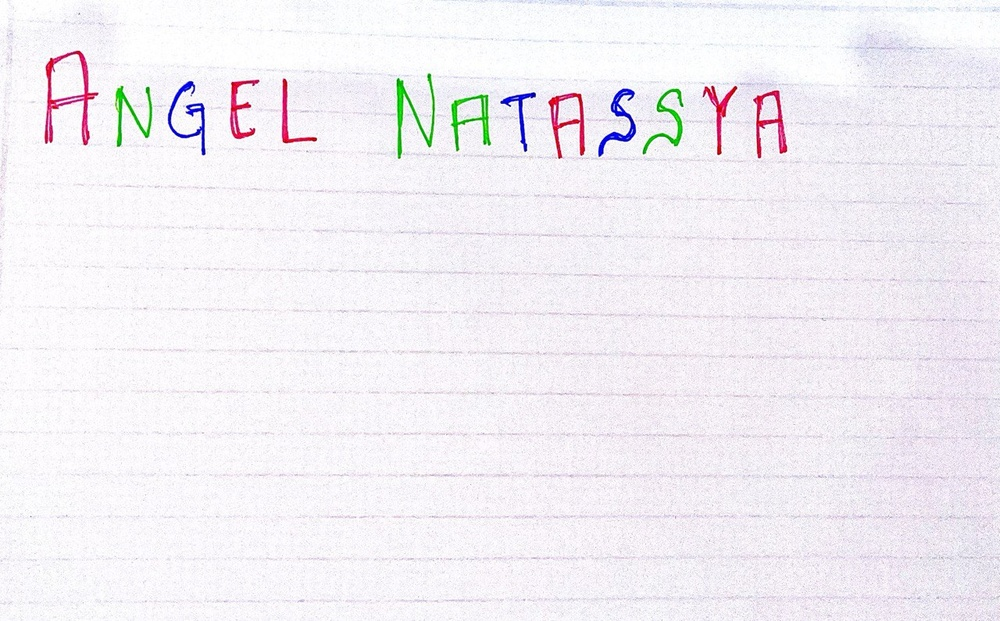
#> input picture nm.jpg, 1000 x 621 px, shrunk from 1280 x 795 before the run
$ jupyter execute --allow-errors UTS_PCD.ipynb
#> lines starting #> are read from the running program, lines starting #| are printed output that depends on the picture; after the words box and inside, x2 and y2 are one past the last pixel; in counts of white or black regions, pixels touching at a corner belong together
[cell 1]
import cv2
import matplotlib.pyplot as plt
import numpy as np

[cell 2]
img=cv2.imread('nm.jpg')
#> img is the input picture: shape (621, 1000, 3); mean B, G, R 244.1, 238.7, 242.1

[cell 3]
hsv_img = cv2.cvtColor(img, cv2.COLOR_BGR2HSV)
#> hsv_img: shape (621, 1000, 3); mean H, S, V 130.1, 8.6, 245.6

Deteksi Blue

[cell 4]
lower_blue = np.array([90, 50, 50])
upper_blue = np.array([130, 255, 255])

[cell 5]
mask = cv2.inRange(hsv_img, lower_blue, upper_blue)
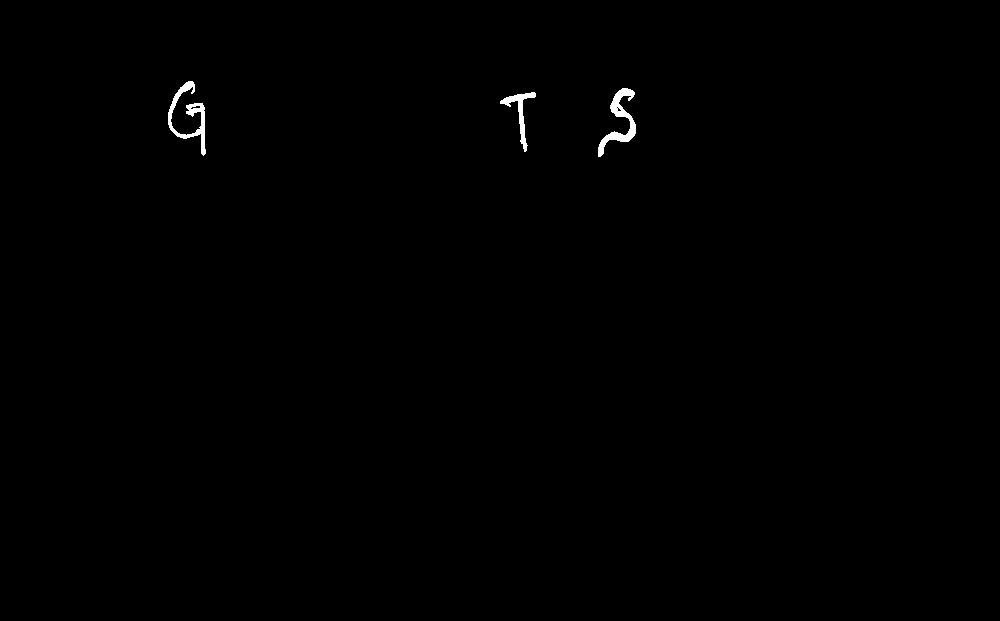
#> mask: shape (621, 1000); 0.32% white; 3 white regions, box (x1, y1, x2, y2) and area: (598, 88, 636, 157) 785, (168, 81, 206, 156) 769, (500, 92, 536, 152) 463

[cell 6]
plt.figure(figsize=(12, 6))
plt.subplot(2, 2, 1)
plt.imshow(cv2.cvtColor(img, cv2.COLOR_BGR2RGB))
plt.title('Gambar Asli')

plt.subplot(2, 2, 2)
plt.hist(img.ravel(), 256, [0, 256])
plt.title('Histogram Gambar Asli')
plt.subplot(2, 2, 3)
#> (the rest of this cell did not finish here and is left out)

Deteksi Red

[cell 7]
import cv2
import numpy as np
import matplotlib.pyplot as plt

[cell 8]
img=cv2.imread('nm.jpg')

[cell 9]
hsv_img = cv2.cvtColor(img, cv2.COLOR_BGR2HSV)

[cell 10]
lower_red = np.array([0, 100, 100])
upper_red = np.array([10, 255, 255])
mask1 = cv2.inRange(hsv_img, lower_red, upper_red)
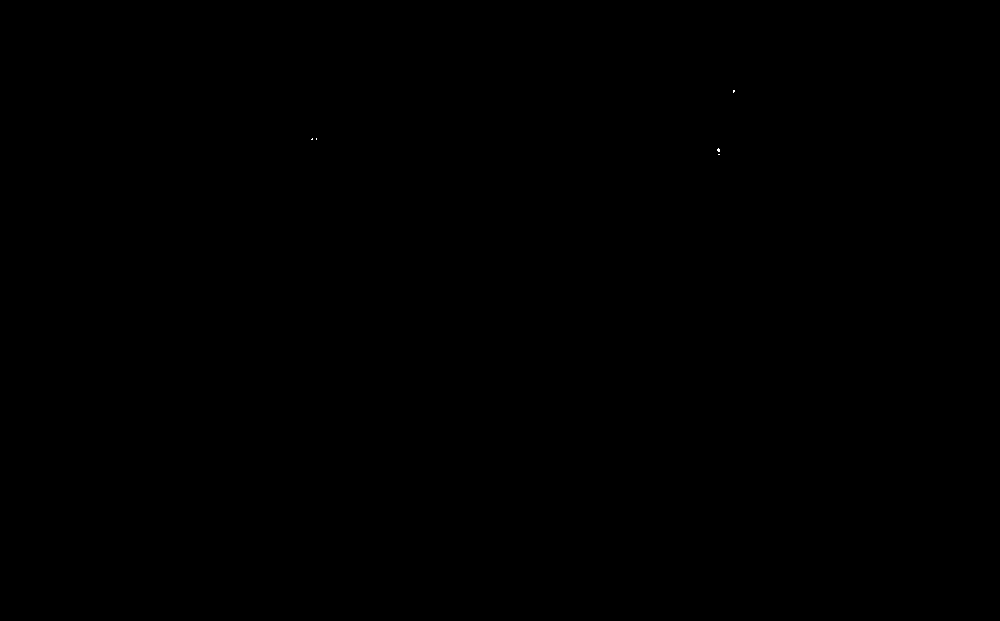
#> mask1: shape (621, 1000); 0% white in thin lines or dots, all inside (x1, y1, x2, y2) = (311, 90, 735, 155)

lower_red = np.array([160, 100, 100])
upper_red = np.array([179, 255, 255])
mask2 = cv2.inRange(hsv_img, lower_red, upper_red)
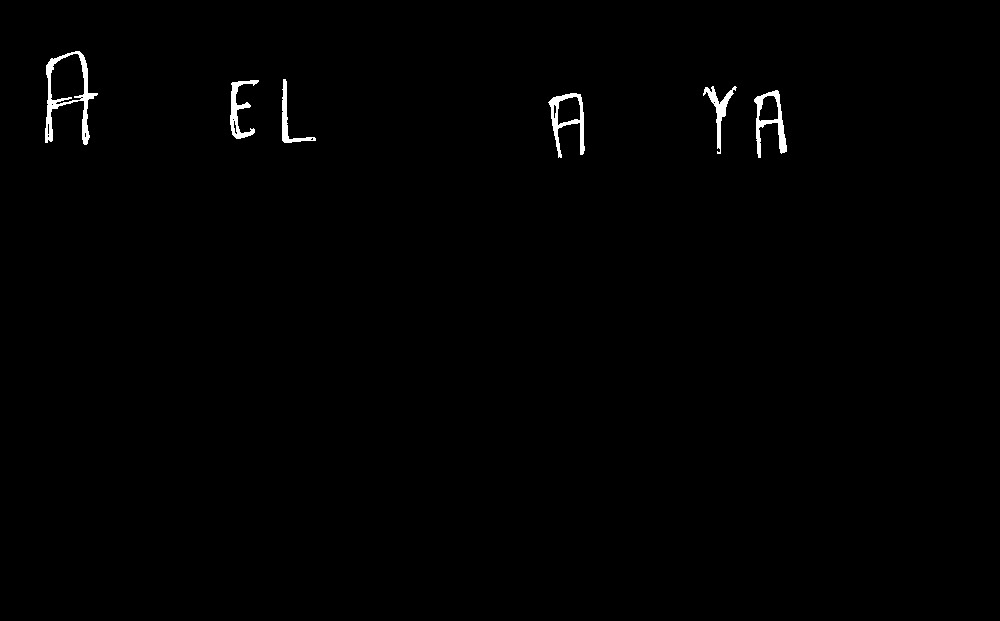
#> mask2: shape (621, 1000); 0.68% white; 6 white regions, box (x1, y1, x2, y2) and area: (45, 51, 98, 145) 1190, (548, 93, 585, 158) 739, (754, 90, 787, 158) 735, (230, 80, 259, 139) 581, (703, 86, 737, 154) 525, (282, 79, 316, 143) 423

red_mask = mask1 + mask2
#> red_mask: shape (621, 1000); 0.68% white; 6 white regions, box (x1, y1, x2, y2) and area: (45, 51, 98, 145) 1190, (548, 93, 585, 158) 739, (754, 90, 787, 158) 735, (230, 80, 259, 139) 581, (703, 86, 737, 155) 541, (282, 79, 317, 143) 428

[cell 11]
plt.figure(figsize=(12, 6))
plt.subplot(2, 2, 1)
plt.imshow(cv2.cvtColor(img, cv2.COLOR_BGR2RGB))
plt.title('Gambar Asli')

plt.subplot(2, 2, 2)
plt.hist(img.ravel(), 256, [0, 256])
plt.title('Histogram Gambar Asli')
fig, axs = plt.subplots(1, 2, figsize=(12, 6))

axs[0].imshow(red_mask, cmap='gray')
axs[0].set_title('Deteksi Warna Merah')

red_hist = cv2.calcHist([img], [0], red_mask, [256], [0, 256])
#> red_hist = 256 values, max 54 at index 69, min 0 at index 0, mean 16.46
axs[1].plot(red_hist, color='r')
axs[1].set_title('Histogram Deteksi Warna Merah')

plt.show()
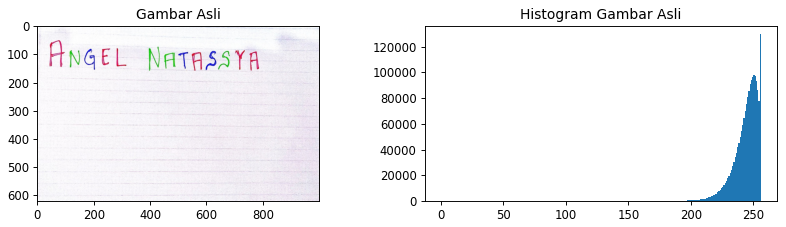
#> figure drawn by matplotlib, 2 panels; panel 2: tallest bar 129549 high, from x = 255 to 256
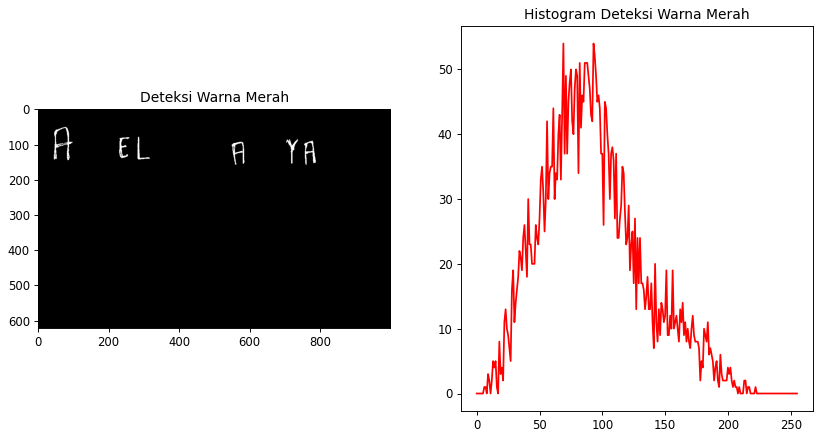
#> figure drawn by matplotlib, 2 panels; panel 2: curve peaks at x = 69, y = 54

Deteksi Hijau

[cell 12]
import cv2
import numpy as np
import matplotlib.pyplot as plt

[cell 13]
img=cv2.imread('nm.jpg')

[cell 14]
hsv_img = cv2.cvtColor(img, cv2.COLOR_BGR2HSV)

[cell 15]
lower_green = np.array([35, 100, 100])
upper_green = np.array([90, 255, 255])
green_mask = cv2.inRange(hsv_img, lower_green, upper_green)
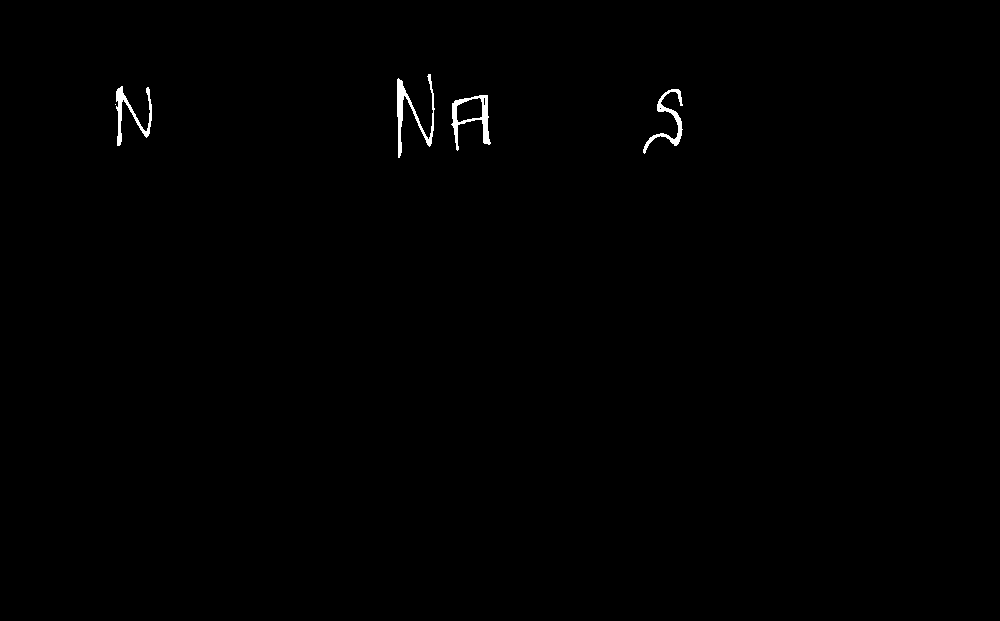
#> green_mask: shape (621, 1000); 0.4% white; 5 white regions (1 under 20 px), largest, box (x1, y1, x2, y2) and area: (397, 74, 435, 158) 727, (451, 95, 491, 151) 655, (116, 86, 152, 146) 560, (643, 89, 683, 154) 532

[cell 16]
plt.figure(figsize=(12, 6))
plt.subplot(2, 2, 1)
plt.imshow(cv2.cvtColor(img, cv2.COLOR_BGR2RGB))
plt.title('Gambar Asli')

plt.subplot(2, 2, 2)
plt.hist(img.ravel(), 256, [0, 256])
plt.title('Histogram Gambar Asli')
fig, axs = plt.subplots(1, 2, figsize=(12, 6))
axs[0].imshow(green_mask, cmap='gray')
axs[0].set_title('Deteksi Warna Hijau')

green_hist = cv2.calcHist([img], [1], green_mask, [256], [0, 256])
#> green_hist = 256 values, max 50 at index 151, min 0 at index 0, mean 9.67
axs[1].plot(green_hist, color='g')
axs[1].set_title('Histogram Deteksi Warna Hijau')

plt.show()
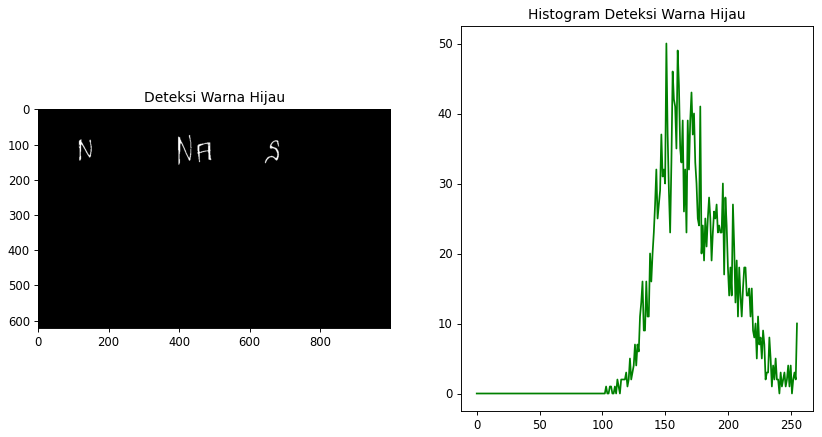
#> figure drawn by matplotlib, 2 panels; panel 2: curve peaks at x = 151, y = 50

Ambang Batas Biru

[cell 17]
import cv2
import numpy as np
import matplotlib.pyplot as plt

[cell 18]
img=cv2.imread('nm.jpg')

[cell 19]
hsv_img = cv2.cvtColor(img, cv2.COLOR_BGR2HSV)

[cell 20]
lower_blue = np.array([90, 50, 50])
upper_blue = np.array([130, 255, 255])
blue_mask = cv2.inRange(hsv_img, lower_blue, upper_blue)
blue_image = cv2.bitwise_and(img, img, mask=blue_mask)
plt.figure(figsize=(12, 6))

[cell 21]
plt.subplot(1, 2, 1)
plt.imshow(cv2.cvtColor(blue_image, cv2.COLOR_BGR2RGB))
plt.title('Blue Image')
plt.axis('off')

plt.subplot(1, 2, 2)
plt.imshow(cv2.cvtColor(img, cv2.COLOR_BGR2RGB))
plt.title('Original Image')
plt.axis('off')

plt.show()
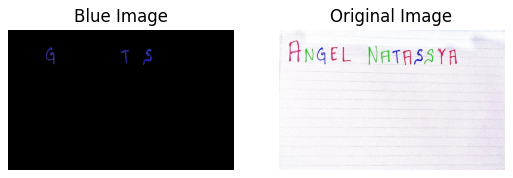
#> figure drawn by matplotlib, 2 panels

Ambang Batas Red-Blue

[cell 22]
import cv2
import numpy as np
import matplotlib.pyplot as plt

[cell 23]
img=cv2.imread('nm.jpg')

[cell 24]
hsv_img = cv2.cvtColor(img, cv2.COLOR_BGR2HSV)

[cell 25]
lower_red1 = np.array([0, 100, 100])
upper_red1 = np.array([10, 255, 255])

lower_red2 = np.array([160, 100, 100])
upper_red2 = np.array([179, 255, 255])
mask1 = cv2.inRange(hsv_img, lower_red1, upper_red1)
mask2 = cv2.inRange(hsv_img, lower_red2, upper_red2)
red_mask = mask1 + mask2

[cell 26]
lower_blue = np.array([90, 50, 50])
upper_blue = np.array([130, 255, 255])
blue_mask = cv2.inRange(hsv_img, lower_blue, upper_blue)

[cell 27]
fig, axs = plt.subplots(1, 2, figsize=(12, 6))
axs[0].imshow(cv2.cvtColor(img, cv2.COLOR_BGR2RGB))
axs[0].set_title('Original Image')

result = cv2.bitwise_or(red_mask, blue_mask)
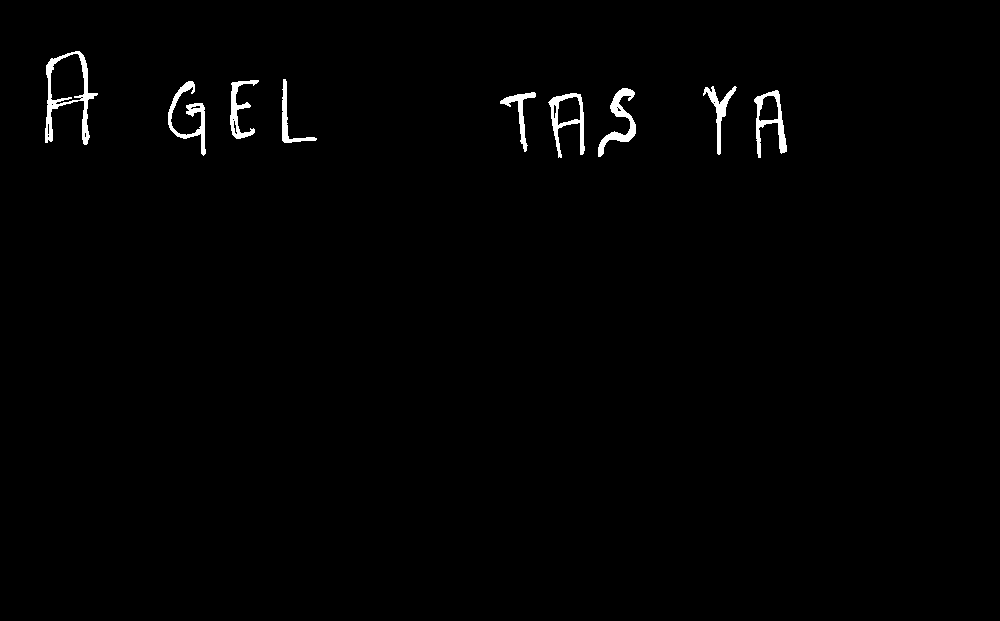
#> result: shape (621, 1000); 1% white; 9 white regions, largest, box (x1, y1, x2, y2) and area: (45, 51, 98, 145) 1190, (598, 88, 636, 157) 785, (168, 81, 206, 156) 769
axs[1].imshow(result, cmap='gray')
axs[1].set_title('Red and Blue Detection')

plt.show()
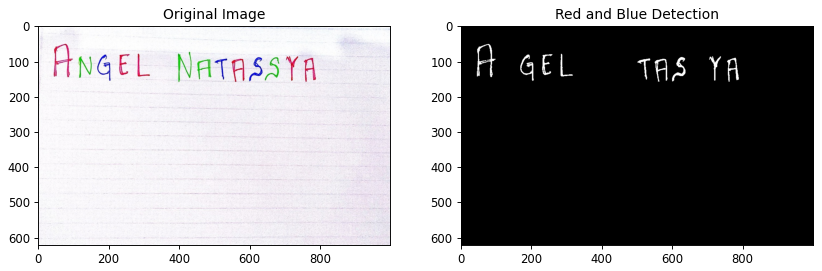
#> figure drawn by matplotlib, 2 panels

Ambang Batas Red-Green-Blue

[cell 28]
import cv2
import numpy as np
import matplotlib.pyplot as plt

[cell 29]
img=cv2.imread('nm.jpg')

[cell 30]
hsv_img = cv2.cvtColor(img, cv2.COLOR_BGR2HSV)

[cell 31]
lower_red1 = np.array([0, 100, 100])
upper_red1 = np.array([10, 255, 255])

lower_red2 = np.array([160, 100, 100])
upper_red2 = np.array([179, 255, 255])
mask1 = cv2.inRange(hsv_img, lower_red1, upper_red1)
mask2 = cv2.inRange(hsv_img, lower_red2, upper_red2)
red_mask = mask1 + mask2

[cell 32]
lower_blue = np.array([90, 50, 50])
upper_blue = np.array([130, 255, 255])
blue_mask = cv2.inRange(hsv_img, lower_blue, upper_blue)

[cell 33]
lower_green = np.array([35, 100, 100])
upper_green = np.array([90, 255, 255])
green_mask = cv2.inRange(hsv_img, lower_green, upper_green)

[cell 34]
result = cv2.bitwise_or(red_mask, blue_mask, green_mask)

[cell 35]
fig, axs = plt.subplots(1, 2, figsize=(12, 6))
axs[0].imshow(cv2.cvtColor(img, cv2.COLOR_BGR2RGB))
axs[0].set_title('Original Image')

axs[1].imshow(result, cmap='gray')
axs[1].set_title('Red, Blue, and Green Detection')

plt.show()
